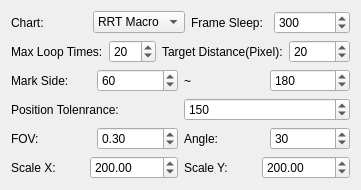
     <widget class="QWidget" name="page_25">
      <layout class="QVBoxLayout" name="verticalLayout_28">
       <item>
        <layout class="QHBoxLayout" name="horizontalLayout_87">
         <item>
          <widget class="QLabel" name="label_77">
           <property name="text">
            <string>Chart:</string>
           </property>
          </widget>
         </item>
         <item>
          <widget class="QComboBox" name="charalignChartcomboBox">
           <item>
            <property name="text">
             <string>RRT Macro</string>
            </property>
           </item>
           <item>
            <property name="text">
             <string>RRT Far</string>
            </property>
           </item>
          </widget>
         </item>
         <item>
          <widget class="QLabel" name="label_87">
           <property name="text">
            <string>Frame Sleep:</string>
           </property>
          </widget>
         </item>
         <item>
          <widget class="QSpinBox" name="charalignSleepspinBox">
           <property name="suffix">
            <string notr="true"/>
           </property>
           <property name="prefix">
            <string notr="true"/>
           </property>
           <property name="minimum">
            <number>1</number>
           </property>
           <property name="maximum">
            <number>65535</number>
           </property>
           <property name="value">
            <number>300</number>
           </property>
          </widget>
         </item>
        </layout>
       </item>
       <item>
        <layout class="QHBoxLayout" name="horizontalLayout_88">
         <item>
          <widget class="QLabel" name="label_81">
           <property name="text">
            <string>Max Loop Times:</string>
           </property>
          </widget>
         </item>
         <item>
          <widget class="QSpinBox" name="charalignTimesspinBox">
           <property name="suffix">
            <string notr="true"/>
           </property>
           <property name="prefix">
            <string notr="true"/>
           </property>
           <property name="minimum">
            <number>1</number>
           </property>
           <property name="maximum">
            <number>255</number>
           </property>
           <property name="value">
            <number>20</number>
           </property>
          </widget>
         </item>
         <item>
          <widget class="QLabel" name="label_86">
           <property name="text">
            <string>Target Distance(Pixel):</string>
           </property>
          </widget>
         </item>
         <item>
          <widget class="QSpinBox" name="charalignSpectspinBox">
           <property name="suffix">
            <string notr="true"/>
           </property>
           <property name="prefix">
            <string notr="true"/>
           </property>
           <property name="minimum">
            <number>1</number>
           </property>
           <property name="maximum">
            <number>65535</number>
           </property>
           <property name="value">
            <number>20</number>
           </property>
          </widget>
         </item>
        </layout>
       </item>
       <item>
        <layout class="QHBoxLayout" name="horizontalLayout_89">
         <item>
          <widget class="QLabel" name="label_78">
           <property name="text">
            <string>Mark Side:</string>
           </property>
          </widget>
         </item>
         <item>
          <widget class="QSpinBox" name="charalignMarkMinspinBox">
           <property name="suffix">
            <string notr="true"/>
           </property>
           <property name="prefix">
            <string notr="true"/>
           </property>
           <property name="minimum">
            <number>20</number>
           </property>
           <property name="maximum">
            <number>65535</number>
           </property>
           <property name="value">
            <number>60</number>
           </property>
          </widget>
         </item>
         <item>
          <widget class="QLabel" name="label_79">
           <property name="text">
            <string>~</string>
           </property>
          </widget>
         </item>
         <item>
          <widget class="QSpinBox" name="charalignMarkMaxspinBox">
           <property name="suffix">
            <string notr="true"/>
           </property>
           <property name="prefix">
            <string notr="true"/>
           </property>
           <property name="minimum">
            <number>20</number>
           </property>
           <property name="maximum">
            <number>65535</number>
           </property>
           <property name="value">
            <number>180</number>
           </property>
          </widget>
         </item>
        </layout>
       </item>
       <item>
        <layout class="QHBoxLayout" name="horizontalLayout_90">
         <item>
          <widget class="QLabel" name="label_80">
           <property name="text">
            <string>Position Tolenrance:</string>
           </property>
          </widget>
         </item>
         <item>
          <widget class="QSpinBox" name="charalignPosDiffspinBox">
           <property name="suffix">
            <string notr="true"/>
           </property>
           <property name="prefix">
            <string notr="true"/>
           </property>
           <property name="minimum">
            <number>1</number>
           </property>
           <property name="maximum">
            <number>65535</number>
           </property>
           <property name="value">
            <number>150</number>
           </property>
          </widget>
         </item>
        </layout>
       </item>
       <item>
        <layout class="QHBoxLayout" name="horizontalLayout_91">
         <item>
          <widget class="QLabel" name="label_82">
           <property name="text">
            <string>FOV:</string>
           </property>
          </widget>
         </item>
         <item>
          <widget class="QDoubleSpinBox" name="charalignFOVdoubleSpinBox">
           <property name="prefix">
            <string notr="true"/>
           </property>
           <property name="suffix">
            <string notr="true"/>
           </property>
           <property name="minimum">
            <double>0.050000000000000</double>
           </property>
           <property name="maximum">
            <double>1.000000000000000</double>
           </property>
           <property name="value">
            <double>0.300000000000000</double>
           </property>
          </widget>
         </item>
         <item>
          <widget class="QLabel" name="label_83">
           <property name="text">
            <string>Angle:</string>
           </property>
          </widget>
         </item>
         <item>
          <widget class="QSpinBox" name="charalignAnglespinBox">
           <property name="suffix">
            <string notr="true"/>
           </property>
           <property name="prefix">
            <string notr="true"/>
           </property>
           <property name="minimum">
            <number>0</number>
           </property>
           <property name="maximum">
            <number>90</number>
           </property>
           <property name="value">
            <number>30</number>
           </property>
          </widget>
         </item>
        </layout>
       </item>
       <item>
        <layout class="QHBoxLayout" name="horizontalLayout_92">
         <item>
          <widget class="QLabel" name="label_84">
           <property name="text">
            <string>Scale X:</string>
           </property>
          </widget>
         </item>
         <item>
          <widget class="QDoubleSpinBox" name="charalignScaleXdoubleSpinBox">
           <property name="prefix">
            <string notr="true"/>
           </property>
           <property name="suffix">
            <string notr="true"/>
           </property>
           <property name="minimum">
            <double>-1000000.000000000000000</double>
           </property>
           <property name="maximum">
            <double>1000000.000000000000000</double>
           </property>
           <property name="value">
            <double>200.000000000000000</double>
           </property>
          </widget>
         </item>
         <item>
          <widget class="QLabel" name="label_85">
           <property name="text">
            <string>Scale Y:</string>
           </property>
          </widget>
         </item>
         <item>
          <widget class="QDoubleSpinBox" name="charalignScaleYdoubleSpinBox">
           <property name="prefix">
            <string notr="true"/>
           </property>
           <property name="suffix">
            <string notr="true"/>
           </property>
           <property name="minimum">
            <double>-1000000.000000000000000</double>
           </property>
           <property name="maximum">
            <double>1000000.000000000000000</double>
           </property>
           <property name="value">
            <double>200.000000000000000</double>
           </property>
          </widget>
         </item>
        </layout>
       </item>
      </layout>
     </widget>
